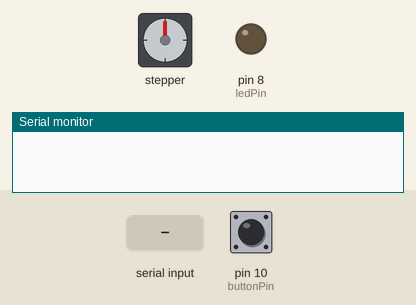
A sketch run on a simulated Arduino Uno, built with avr-gcc and run on an emulated ATmega328P. Shown: stepper motor, output pins drawn as LEDs (lit = HIGH), the last lines printed to the serial monitor. The inputs (shaded band) are chosen by the test bench; at power-on: pin 10 (buttonPin) HIGH. Stepper angles assume 200 steps per turn.

Above: at 1.2 s.
1.3 s: "ROTATE\n" received over Serial
At 1.45 s:
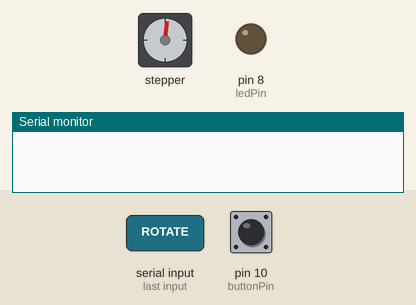
At 2.06 s:
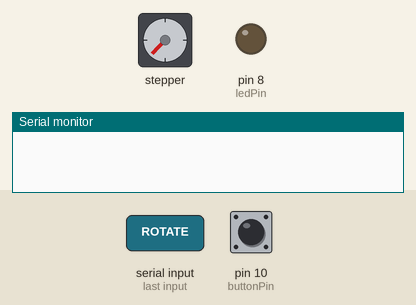
3.8 s: "BLINK\n" received over Serial
6.8 s: pin 10 (buttonPin) pulled LOW for 1 s
At 7.6 s:
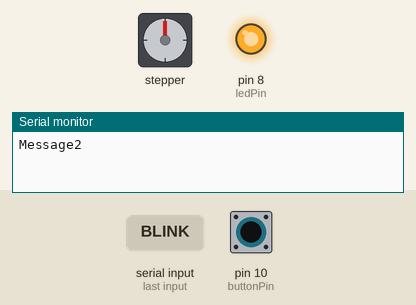
Timing chart, 0 to 9.8 s (numbered marks = the images above; inputs shaded):
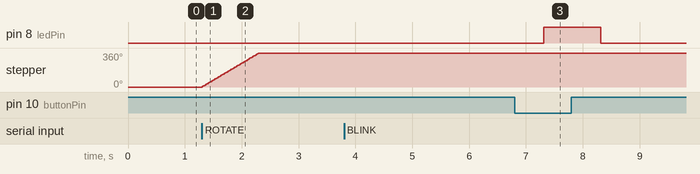

Measured:
- after the input at 1.3 s, stepper: turns 360° clockwise in 0.99 s, starting at once
- after the input at 3.8 s, every drawn part: stays the same

The sketch:

slave2.ino
```cpp
#include <Stepper.h>

const int ledPin = 8;
const int buttonPin = 10;
const int servoPin = 0;
Stepper stepper(200, 4, 5, 6, 7);

void setup() {
  // put your setup code here, to run once:
  Serial.begin(9600);
  pinMode(ledPin, OUTPUT);
  pinMode(buttonPin, INPUT_PULLUP);
  stepper.setSpeed(60);
}

char buffer[255];

int lastButtonState = HIGH;

void rotate() {
  stepper.step(200);
  delay(5000);
  stepper.step(0);
}

void blink() {
  digitalWrite(ledPin, HIGH);
  delay(1000);
  digitalWrite(ledPin, LOW);
  delay(1000);
}

int i = 0;
void loop() {
    if(Serial.available() > 0) {
        char c = Serial.read();
        if(c == '\n') {
          buffer[i] = '\0';

          String message(buffer);

          if(message == "BLINK") {
              blink();
          } else if(message == "ROTATE") {
              rotate();
          }
          i = 0;
        } else {
          buffer[i] = c;
          i++;
        }
      }

      int buttonState = digitalRead(buttonPin);
      if(buttonState !=  lastButtonState) {
        if(buttonState == LOW) {
          Serial.println("Message2");
        }
        lastButtonState = buttonState;
      }
}
```
